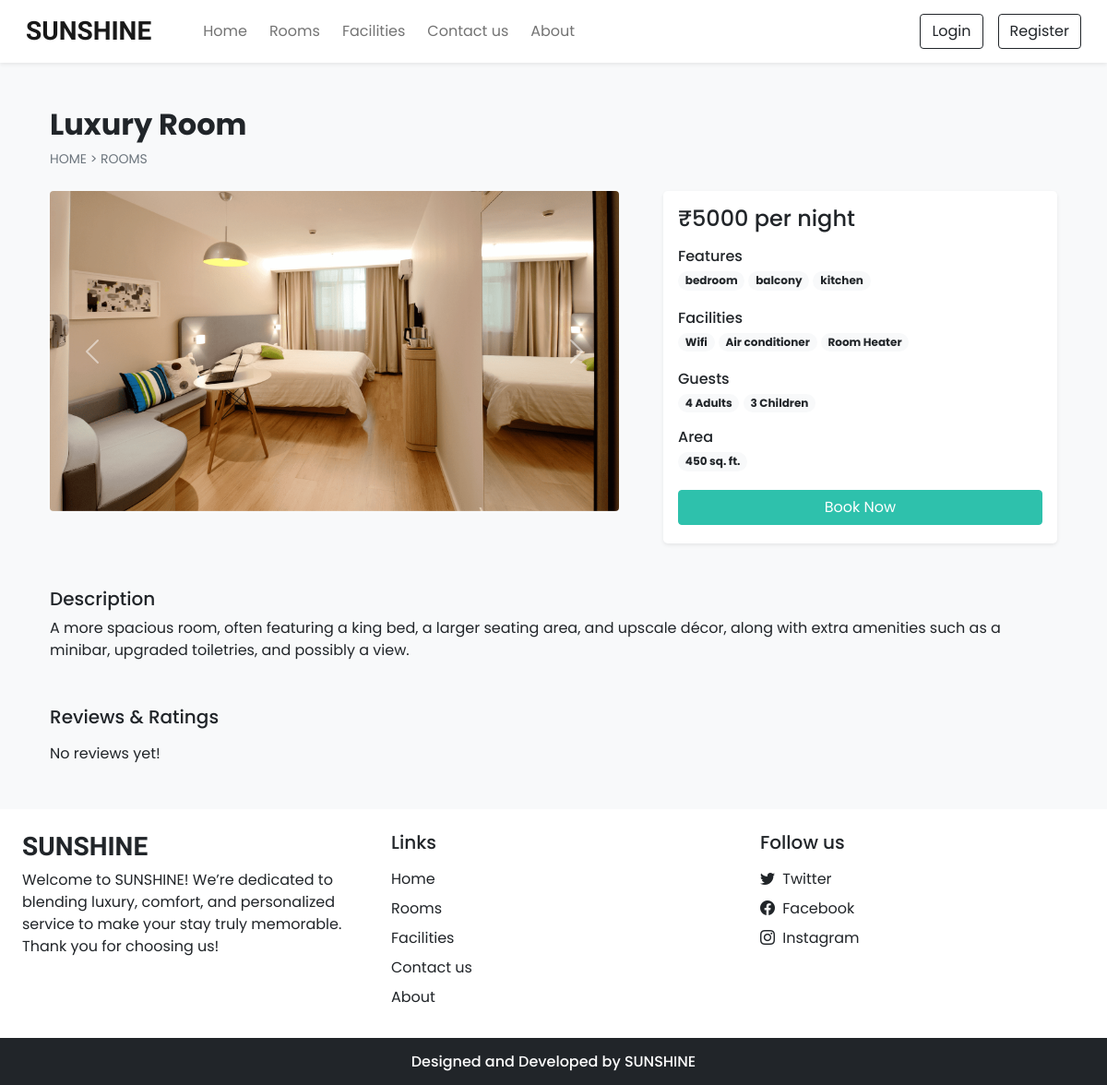
Page /room_details.php?id=5 on the committed database.
### tables this page shows
CREATE TABLE `rooms` (
  `id` int(11) NOT NULL,
  `name` varchar(150) NOT NULL,
  `area` int(11) NOT NULL,
  `price` int(11) NOT NULL,
  `quantity` int(11) NOT NULL,
  `adult` int(11) NOT NULL,
  `children` int(11) NOT NULL,
  `description` varchar(350) NOT NULL,
  `status` tinyint(4) NOT NULL DEFAULT 1,
  `removed` int(11) NOT NULL DEFAULT 0
);

CREATE TABLE `room_images` (
  `sr_no` int(11) NOT NULL,
  `room_id` int(11) NOT NULL,
  `image` varchar(150) NOT NULL,
  `thumb` tinyint(4) NOT NULL DEFAULT 0
);

CREATE TABLE `features` (
  `id` int(11) NOT NULL,
  `name` varchar(50) NOT NULL
);

CREATE TABLE `facilities` (
  `id` int(11) NOT NULL,
  `icon` varchar(100) NOT NULL,
  `name` varchar(50) NOT NULL,
  `description` varchar(250) NOT NULL
);

### admin/inc/db_config.php (called while the page is built, shortened)
<?php
  function select($sql,$values,$datatypes)
  {
    $con = $GLOBALS['con'];
    if($stmt = mysqli_prepare($con,$sql))
    {
      mysqli_stmt_bind_param($stmt,$datatypes,...$values);
      if(mysqli_stmt_execute($stmt)){
        $res = mysqli_stmt_get_result($stmt);
        return $res;
      }
      else{
        mysqli_stmt_close($stmt);
        die("Query cannot be executed - Select");
      }
    }
    else{
      die("Query cannot be prepared - Select");
    }
  }
?>

### room_details.php (the view, shortened to what this page needs)
<!DOCTYPE html>
<html lang="en">
<head>
  <?php require('inc/links.php'); ?>
</head>
<body class="bg-light">
  <?php require('inc/header.php'); ?>
  <?php
    $data = filteration($_GET);
    $room_res = select("SELECT * FROM `rooms` WHERE `id`=? AND `status`=? AND `removed`=?",[$data['id'],1,0],'iii');
    $room_data = mysqli_fetch_assoc($room_res);
  ?>
  <div class="container">
    <div class="row">
      <div class="col-12 my-5 mb-4 px-4">
        <h2 class="fw-bold"><?php echo $room_data['name'] ?></h2>
        <div style="font-size: 14px;">
          <a href="index.php" class="text-secondary text-decoration-none">HOME</a>
          <span class="text-secondary"> > </span>
          <a href="rooms.php" class="text-secondary text-decoration-none">ROOMS</a>
        </div>
      </div>
      <div class="col-lg-7 col-md-12 px-4">
        <div id="roomCarousel" class="carousel slide" data-bs-ride="carousel">
          <div class="carousel-inner">
            <?php
              $room_img = ROOMS_IMG_PATH."thumbnail.jpg";
              $img_q = mysqli_query($con,"SELECT * FROM `room_images`
                WHERE `room_id`='$room_data[id]'");
              if(mysqli_num_rows($img_q)>0)
              {
                $active_class = 'active';
                while($img_res = mysqli_fetch_assoc($img_q))
                {
                  echo"
                    <div class='carousel-item $active_class'>
                      <img src='".ROOMS_IMG_PATH.$img_res['image']."' class='d-block w-100 rounded'>
                    </div>
                  ";
                  $active_class='';
                }
              }
              else{
                echo"<div class='carousel-item active'>
                  <img src='$room_img' class='d-block w-100'>
                </div>";
              }
            ?>
          </div>
          <button class="carousel-control-prev" type="button" data-bs-target="#roomCarousel" data-bs-slide="prev">
            <span class="carousel-control-prev-icon" aria-hidden="true"></span>
          </button>
          <button class="carousel-control-next" type="button" data-bs-target="#roomCarousel" data-bs-slide="next">
            <span class="carousel-control-next-icon" aria-hidden="true"></span>
          </button>
        </div>
      </div>
      <div class="col-lg-5 col-md-12 px-4">
        <div class="card mb-4 border-0 shadow-sm rounded-3">
          <div class="card-body">
            <?php
              echo<<<price
                <h4>₹$room_data[price] per night</h4>
              price;
              $fea_q = mysqli_query($con,"SELECT f.name FROM `features` f
                INNER JOIN `room_features` rfea ON f.id = rfea.features_id
                WHERE rfea.room_id = '$room_data[id]'");
              $features_data = "";
              while($fea_row = mysqli_fetch_assoc($fea_q)){
                $features_data .="<span class='badge rounded-pill bg-light text-dark text-wrap me-1 mb-1'>
                  $fea_row[name]
                </span>";
              }
              echo<<<features
                <div class="mb-3">
                  <h6 class="mb-1">Features</h6>
                  $features_data
                </div>
              features;
              $fac_q = mysqli_query($con,"SELECT f.name FROM `facilities` f
                INNER JOIN `room_facilities` rfac ON f.id = rfac.facilities_id
                WHERE rfac.room_id = '$room_data[id]'");
              $facilities_data = "";
              while($fac_row = mysqli_fetch_assoc($fac_q)){
                $facilities_data .="<span class='badge rounded-pill bg-light text-dark text-wrap me-1 mb-1'>
                  $fac_row[name]
                </span>";
              }
              echo<<<facilities
                <div class="mb-3">
                  <h6 class="mb-1">Facilities</h6>
                  $facilities_data
                </div>
              facilities;
              echo<<<guests
                <div class="mb-3">
                  <h6 class="mb-1">Guests</h6>
                  <span class="badge rounded-pill bg-light text-dark text-wrap">
                    $room_data[adult] Adults
                  </span>
                  <span class="badge rounded-pill bg-light text-dark text-wrap">
                    $room_data[children] Children
                  </span>
                </div>
              guests;
              echo<<<area
                <div class="mb-3">
                  <h6 class="mb-1">Area</h6>
                  <span class='badge rounded-pill bg-light text-dark text-wrap me-1 mb-1'>
                    $room_data[area] sq. ft.
                  </span>
                </div>
              area;
              if(!$settings_r['shutdown']){
                $login=0;
                echo<<<book
                  <button onclick='checkLoginToBook($login,$room_data[id])' class="btn w-100 text-white custom-bg shadow-none mb-1">Book Now</button>
                book;
              }
            ?>
          </div>
        </div>
      </div>
      <div class="col-12 mt-4 px-4">
        <div class="mb-5">
          <h5>Description</h5>
          <p>
            <?php echo $room_data['description'] ?>
          </p>
        </div>
        <div>
          <h5 class="mb-3">Reviews & Ratings</h5>
          <?php
            $review_q = "SELECT rr.*,uc.name AS uname, uc.profile, r.name AS rname FROM `rating_review` rr
              INNER JOIN `user_cred` uc ON rr.user_id = uc.id
              INNER JOIN `rooms` r ON rr.room_id = r.id
              WHERE rr.room_id = '$room_data[id]'
              ORDER BY `sr_no` DESC LIMIT 15";
            $review_res = mysqli_query($con,$review_q);
            if(mysqli_num_rows($review_res)==0){
              echo 'No reviews yet!';
            }
          ?>
        </div>
      </div>
    </div>
  </div>
  <?php require('inc/footer.php'); ?>
</body>
</html>

### inc/links.php (shortened to what this page needs)
<link href="https://cdn.jsdelivr.net/npm/bootstrap@5.0.2/dist/css/bootstrap.min.css" rel="stylesheet">
<link rel="stylesheet" href="https://cdn.jsdelivr.net/npm/bootstrap-icons@1.9.1/font/bootstrap-icons.css">
<link rel="stylesheet" href="css/common.css">
<?php
  require('admin/inc/db_config.php');
  $contact_q = "SELECT * FROM `contact_details` WHERE `sr_no`=?";
  $settings_q = "SELECT * FROM `settings` WHERE `sr_no`=?";
  $values = [1];
  $contact_r = mysqli_fetch_assoc(select($contact_q,$values,'i'));
  $settings_r = mysqli_fetch_assoc(select($settings_q,$values,'i'));
?>

### inc/header.php (shortened to what this page needs)
<nav id="nav-bar" class="navbar navbar-expand-lg navbar-light bg-white px-lg-3 py-lg-2 shadow-sm sticky-top">
  <div class="container-fluid">
    <a class="navbar-brand me-5 fw-bold fs-3 h-font" href="index.php">SUNSHINE</a>
    <div class="collapse navbar-collapse" id="navbarSupportedContent">
      <ul class="navbar-nav me-auto mb-2 mb-lg-0">
        <li class="nav-item">
          <a class="nav-link me-2" href="index.php">Home</a>
        </li>
        <li class="nav-item">
          <a class="nav-link me-2" href="rooms.php">Rooms</a>
        </li>
        <li class="nav-item">
          <a class="nav-link me-2" href="facilities.php">Facilities</a>
        </li>
        <li class="nav-item">
          <a class="nav-link me-2" href="contact.php">Contact us</a>
        </li>
        <li class="nav-item">
          <a class="nav-link" href="about.php">About</a>
        </li>
      </ul>
      <div class="d-flex">
        <?php
          if(isset($_SESSION['login']) && $_SESSION['login']==true)
          {
            $path = USERS_IMG_PATH;
            echo<<<data
              <div class="btn-group">
                <button type="button" class="btn btn-outline-dark shadow-none dropdown-toggle" data-bs-toggle="dropdown" data-bs-display="static" aria-expanded="false">
                  <img src="$path$_SESSION[uPic]" style="width: 25px; height: 25px;" class="me-1 rounded-circle">
                  $_SESSION[uName]
                </button>
                <ul class="dropdown-menu dropdown-menu-lg-end">
                  <li><a class="dropdown-item" href="profile.php">Profile</a></li>
                  <li><a class="dropdown-item" href="bookings.php">Bookings</a></li>
                  <li><a class="dropdown-item" href="logout.php">Logout</a></li>
                </ul>
              </div>
            data;
          }
          else
          {
            echo<<<data
              <button type="button" class="btn btn-outline-dark shadow-none me-lg-3 me-2" data-bs-toggle="modal" data-bs-target="#loginModal">
                Login
              </button>
              <button type="button" class="btn btn-outline-dark shadow-none" data-bs-toggle="modal" data-bs-target="#registerModal">
                Register
              </button>
            data;
          }
        ?>
      </div>
    </div>
  </div>
</nav>

### inc/footer.php (shortened to what this page needs)
<div class="container-fluid bg-white mt-5">
  <div class="row">
    <div class="col-lg-4 p-4">
      <h3 class="h-font fw-bold fs-3 mb-2">SUNSHINE</h3>
      <p>
      Welcome to SUNSHINE! We’re dedicated to blending luxury, comfort, and personalized service to make your stay truly memorable.
      Thank you for choosing us!
      </p>
    </div>
    <div class="col-lg-4 p-4">
      <h5 class="mb-3">Links</h5>
      <a href="index.php" class="d-inline-block mb-2 text-dark text-decoration-none">Home</a> <br>
      <a href="rooms.php" class="d-inline-block mb-2 text-dark text-decoration-none">Rooms</a> <br>
      <a href="facilities.php" class="d-inline-block mb-2 text-dark text-decoration-none">Facilities</a> <br>
      <a href="contact.php" class="d-inline-block mb-2 text-dark text-decoration-none">Contact us</a> <br>
      <a href="about.php" class="d-inline-block mb-2 text-dark text-decoration-none">About</a>
    </div>
    <div class="col-lg-4 p-4">
        <h5 class="mb-3">Follow us</h5>
        <?php
          if($contact_r['tw']!=''){
            echo<<<data
              <a href="$contact_r[tw]" class="d-inline-block text-dark text-decoration-none mb-2">
                <i class="bi bi-twitter me-1"></i> Twitter
              </a><br>
            data;
          }
        ?>
        <a href="<?php echo $contact_r['fb'] ?>" class="d-inline-block text-dark text-decoration-none mb-2">
          <i class="bi bi-facebook me-1"></i> Facebook
        </a><br>
        <a href="<?php echo $contact_r['insta'] ?>" class="d-inline-block text-dark text-decoration-none">
          <i class="bi bi-instagram me-1"></i> Instagram
        </a><br>
    </div>
  </div>
</div>
<h6 class="text-center bg-dark text-white p-3 m-0">Designed and Developed by SUNSHINE</h6>

### css/common.css (style rules this page uses)
:root { --teal: #2ec1ac; --teal_hover: #279e8c; }
* { font-family: 'Poppins', sans-serif; }
.h-font { font-family: 'Merienda', cursive; }
.custom-bg { background-color: var(--teal); border: 1px solid var(--teal); }

### rows in the picture
rooms: name "Luxury Room", price "5000", adult "4", children "3", area "450", description "A more spacious room, often featuring a king bed, a larger seating area, and upscale décor, along with extra amenities such as a minibar, upgraded toiletries, and possibly a view."
room_images: image (picture)
features: name "bedroom"
features: name "balcony"
features: name "kitchen"
facilities: name "Wifi"
facilities: name "Air conditioner"
facilities: name "Room Heater"
